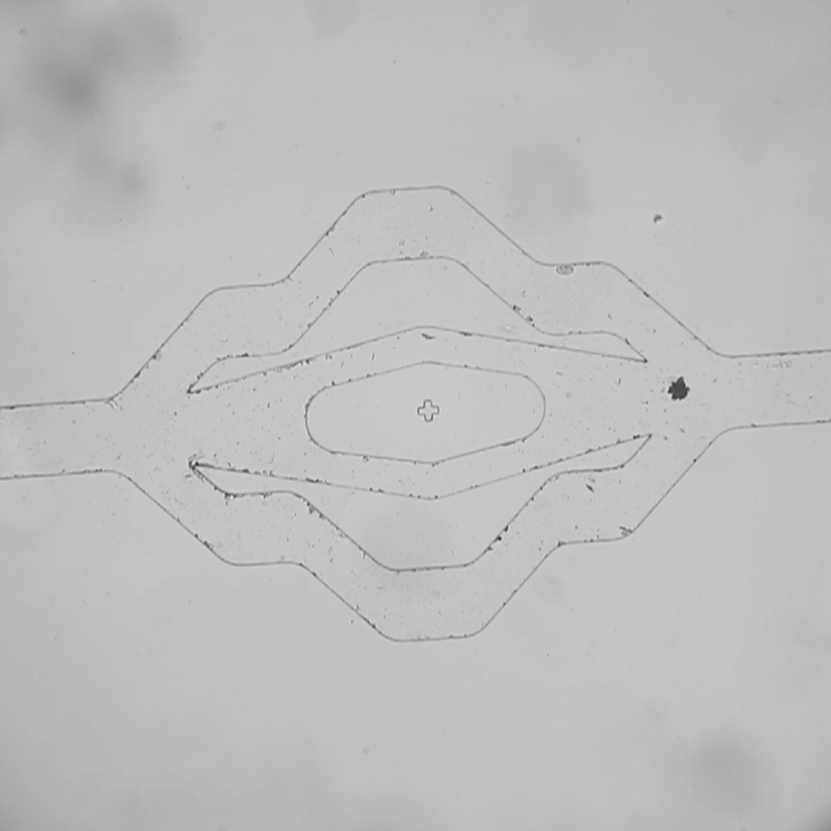
#> input picture binary_images/vascular_cropped.png, 831 x 831 px, found by its file name
$ jupyter execute --allow-errors example_segmentation.ipynb
#> lines starting #> are read from the running program, lines starting #| are printed output that depends on the picture; after the words box and inside, x2 and y2 are one past the last pixel; in counts of white or black regions, pixels touching at a corner belong together
[cell 1]
from segment_anything import SamPredictor, sam_model_registry, SamAutomaticMaskGenerator
import cv2
import numpy as np
import matplotlib.pyplot as plt

## Necessary Functions:
Used mainly for plotting the results of the segmentation.

[cell 2]
def show_anns(anns):
    if len(anns) == 0:
        return
    sorted_anns = sorted(anns, key=(lambda x: x['area']), reverse=True)
    ax = plt.gca()
    ax.set_autoscale_on(False)

    img = np.ones((sorted_anns[0]['segmentation'].shape[0], sorted_anns[0]['segmentation'].shape[1], 4))
    img[:,:,3] = 0
    for ann in sorted_anns:
        m = ann['segmentation']
        color_mask = np.concatenate([np.random.random(3), [0.35]])
        img[m] = color_mask
    ax.imshow(img)

def show_mask(mask, ax, random_color=False):
    if random_color:
        color = np.concatenate([np.random.random(3), np.array([0.6])], axis=0)
    else:
        color = np.array([30/255, 144/255, 255/255, 0.6])
    h, w = mask.shape[-2:]
    mask_image = mask.reshape(h, w, 1) * color.reshape(1, 1, -1)
    ax.imshow(mask_image)

def show_points(coords, labels, ax, marker_size=375):
    pos_points = coords[labels==1]
    neg_points = coords[labels==0]
    ax.scatter(pos_points[:, 0], pos_points[:, 1], color='green', marker='*', s=marker_size, edgecolor='white', linewidth=1.25)
    ax.scatter(neg_points[:, 0], neg_points[:, 1], color='red', marker='*', s=marker_size, edgecolor='white', linewidth=1.25)

def show_box(box, ax):
    x0, y0 = box[0], box[1]
    w, h = box[2] - box[0], box[3] - box[1]
    ax.add_patch(plt.Rectangle((x0, y0), w, h, edgecolor='green', facecolor=(0,0,0,0), lw=2))

## First Method
We use the `"SamAutomaticMaskGenerator"` function to automatically have masks for all objects in che canal, without feeding any extra info

[cell 3]
image_name = "/home/m4/git/DQN_for_Microrobot_control/binary_images/vascular_cropped.png"
img = cv2.imread('/home/m4/git/DQN_for_Microrobot_control/binary_images/vascular_cropped.png')
#> img is the input picture: shape (831, 831, 3); min 48, max 234, mean 189.9
# img = cv2.imread(image_name)
img = cv2.cvtColor(img, cv2.COLOR_BGR2RGB)
img = img.astype(np.uint8)
plt.imshow(img)

[cell 4]
img = cv2.resize(img, (1200, 1200))
#> img: shape (1200, 1200, 3)
plt.imshow(img)

[cell 5]
_, thresholded_image = cv2.threshold(img, 180, 255, cv2.THRESH_BINARY)
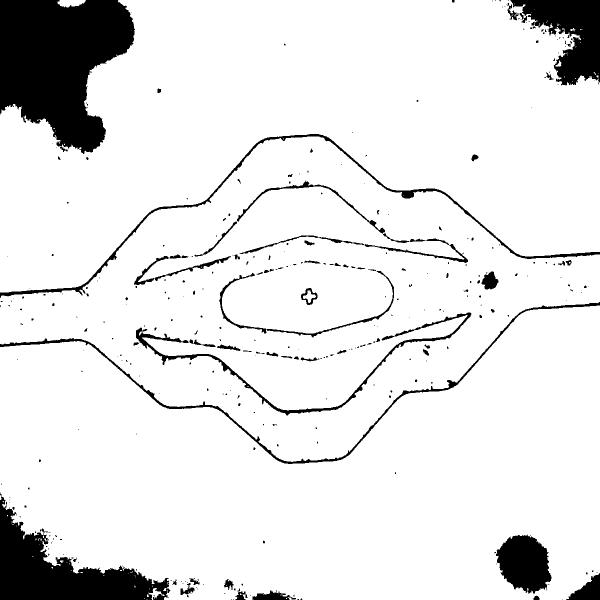
#> thresholded_image: shape (1200, 1200, 3) (shown at 1/2 size); 89.8% white; 345 black regions (252 under 20 px), largest, box (x1, y1, x2, y2) and area: (0, 0, 270, 308) 56468, (0, 985, 341, 1200) 28125, (1021, 0, 1200, 171) 15935
plt.imshow(thresholded_image)

#> (a cell that did not finish here is left out)

#> (a cell that did not finish here is left out)

[cell 8]
plt.imsave("/home/m4/git/DQN_for_Microrobot_control/binary_images/test.png", thresholded_image)

#> (a cell that did not finish here is left out)

#> (a cell that did not finish here is left out)

#> (a cell that did not finish here is left out)

#> (a cell that did not finish here is left out)

#> (a cell that did not finish here is left out)

#> (a cell that did not finish here is left out)

[cell 15]
plt.figure(figsize=(10,10))
plt.imshow(img)
#> (the rest of this cell did not finish here and is left out)

## Selecting objects with SAM

#> (a cell that did not finish here is left out)

Process the image to produce an image embedding by calling ```SamPredictor.set_image```. The ```SamPredictor``` remembers this embedding and will use it for subsequent mask prediction.

#> (a cell that did not finish here is left out)

To select the channel, choose a point on it. Points are input to the model in (x,y) format and come with labels 1 (foreground point) or 0 (background point). Multiple points can be input; here we use only one. The chosen point will be shown as a star on the image.

[cell 18]
input_point = np.array([[140, 850]])
input_label = np.array([1])

plt.figure(figsize=(10,10))
plt.imshow(img)
show_points(input_point, input_label, plt.gca())
plt.axis('on')
plt.show()
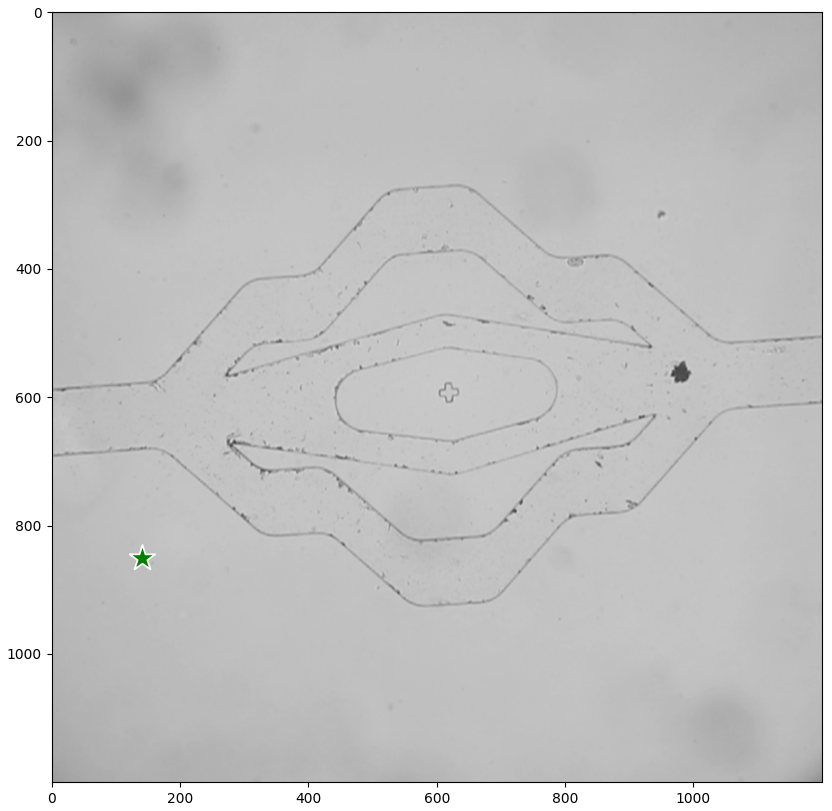
#> figure drawn by matplotlib, 1 panel
